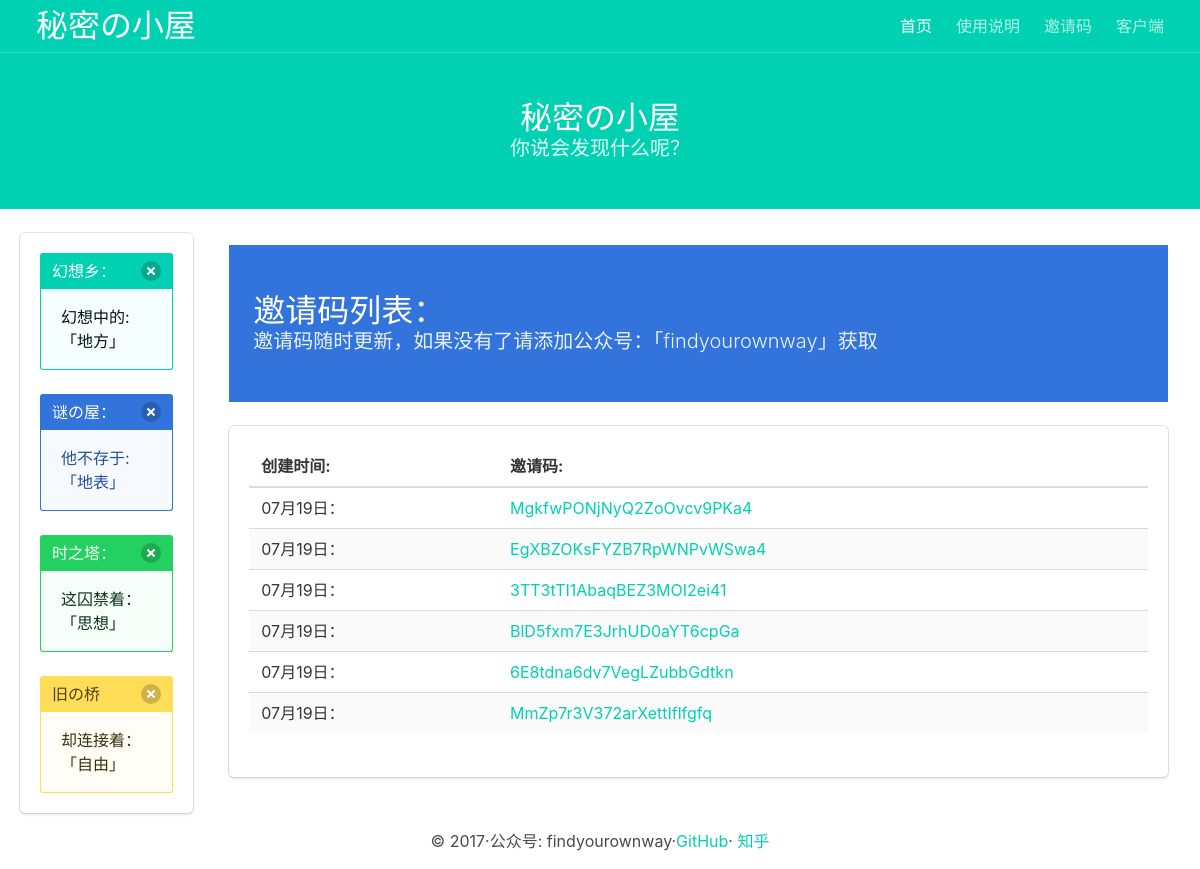
The page /ssinvite/ on the database as committed earlier.
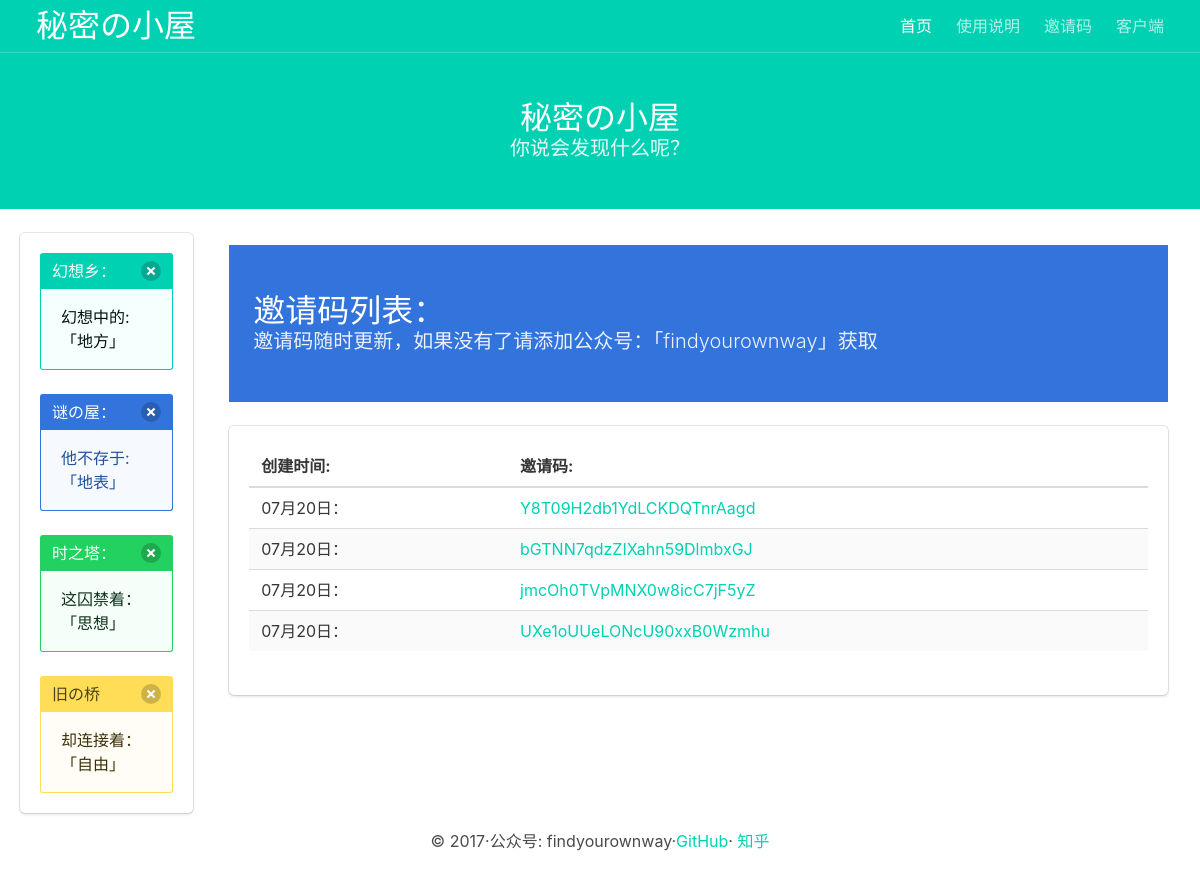
The same page on the database as committed later.
### shadowsocks/models.py (models this page shows, shortened)
class InviteCode(models.Model):
    code = models.CharField(
        '邀请码',
        primary_key=True,
        blank=True,
        max_length=40,
        default=get_long_random_string
    )
    time_created = models.DateTimeField(
        '创建时间',
        editable=False,
        auto_now_add=True
    )
    class Meta:
        verbose_name_plural = '邀请码'
        ordering = ('-time_created',)

### shadowsocks/views.py (the view)
# urls.py: url(r'^ssinvite/$',views.ssinvite,name='ssinvite'),
def ssinvite(request):
    codelist = InviteCode.objects.all()
    context = {'codelist': codelist, }
    return render(request, 'sspanel/invite.html', context=context)

### templates/sspanel/invite.html
{% extends 'base.html' %} {% block main %}
<div class="column is-12">
    <section class="hero is-info is-smaill">
        <div class="hero-body">
            <div class="container">
                <h1 class="title">
                    邀请码列表：
                </h1>
                <h2 class="subtitle">
                    邀请码随时更新，如果没有了请添加公众号：「findyourownway」获取
                </h2>
            </div>
        </div>
    </section>
</div>
<div class="column is-12">
    <div class="box">
        <div class="content">
            <table class="table is-striped">
                <thead>
                    <tr>
                        <th>创建时间:</th>
                        <th>邀请码:</th>
                    </tr>
                </thead>
                {% for code in codelist %}
                <tr>
                    <td>{{ code.time_created|date:"m月d日" }}：</td>
                    <td>
                        <a href="{% url 'shadowsocks:passinvitecode' code.code %}" code.code }}>
                            {{ code.code }}
                        </a>
                    </td>
                </tr>
                {% empty %}
                <h2 class="subtitle">
                    哦哦哦，用完了！
                </h2>
                {% endfor %}
            </table>
        </div>
    </div>
</div>
{% endblock main%}

### templates/base.html (shortened to what this page needs)
<!DOCTYPE html>
<html lang="zh">
<head>
    {% load staticfiles %}
    <link rel="stylesheet" href="{% static 'sspanel/css/bulma.css'%}">
    <link rel="stylesheet" href="https://maxcdn.bootstrapcdn.com/font-awesome/4.7.0/css/font-awesome.min.css">
    <link rel="stylesheet" href="{% static 'sspanel/css/ehco.css'%}">
    <link rel="stylesheet" href="{% static 'sspanel/css/sweetalert.css'%}">
</head>
<body>
    <section class="hero is-small is-primary ">
        <div class="hero-head">
            <header class="nav">
                <div class="container">
                    <div class="nav-left">
                        <a class="nav-item" href="/">
                            <strong class="title">秘密の小屋</strong>
                        </a>
                    </div>
                    <div class="nav-right nav-menu">
                        <a class="nav-item is-active" href="/">首页</a>
                        <a class="nav-item" href="/sshelp">使用说明</a>
                        <a class="nav-item" href="/ssinvite">邀请码</a>
                        <a class="nav-item" href="/ssclient">客户端</a>
                    </div>
                </div>
            </header>
        </div>
        <div class="hero-body">
            <div class="container has-text-centered">
                <h1 class="title">
                    <a href="/"><strong>秘密の小屋</strong></a>
                </h1>
                <h2 class="subtitle">
                    你说会发现什么呢？
                </h2>
            </div>
        </div>
    </section>
    <br/>
    <div class="container is-fluid">
        <div class="columns is-mobile">
            <div class="column is-2">
                <div class="box">
                    {% if user.is_authenticated %}
                    <aside class="menu">
                        <p class="menu-label">
                            我的信息：
                        </p>
                        <ul class="menu-list">
                            <li><a href="{% url 'shadowsocks:userinfo' %}">账户信息</a></li>
                            <li><a>资料编辑</a></li>
                            <li><a>邀请码</a></li>
                            <li><a>捐赠！</a></li>
                        </ul>
                        <p class="menu-label">
                            使用菜单
                        </p>
                        <ul class="menu-list">
                            <li><a href="/nodeinfo">节点信息</a></li>
                            <li><a>流量记录</a></li>
                        </ul>
                        <p class="menu-label">
                            交易系统
                        </p>
                        <ul class="menu-list">
                            <li><a>充值界面</a></li>
                            <li><a>商品界面</a></li>
                        </ul>
                        <p class="menu-label">
                            管理面板
                        </p>
                        <ul class="menu-list">
                            <li><a>管理员请双击</a></li>
                            <li><a>6666</a></li>
                        </ul>
                    </aside>
                    {% else %}
                    <article class="message is-primary">
                        <div class="message-header">
                            <p>幻想乡：</p>
                            <button class="delete"></button>
                        </div>
                        <div class="message-body">
                            幻想中的:「地方」
                        </div>
                    </article>
                    <article class="message is-info">
                        <div class="message-header">
                            <p>谜の屋：</p>
                            <button class="delete"></button>
                        </div>
                        <div class="message-body">
                            他不存于:「地表」
                        </div>
                    </article>
                    <article class="message is-success">
                        <div class="message-header">
                            <p>时之塔：</p>
                            <button class="delete"></button>
                        </div>
                        <div class="message-body">
                            这囚禁着：「思想」
                        </div>
                    </article>
                    <article class="message is-warning">
                        <div class="message-header">
                            <p>旧の桥</p>
                            <button class="delete"></button>
                        </div>
                        <div class="message-body">
                            却连接着：「自由」
                        </div>
                    </article>
                    {% endif %}
                </div>
            </div>
            <div class="column is-10">
                {% block main %} {% endblock main%}
            </div>
        </div>
    </div>
    <footer>
        <div class="container">
            <div class="content has-text-centered">
                <p>
                    <p class="copyright">&copy; 2017·公众号: findyourownway·<a href="https://github.com/ehco1996">GitHub</a>·
                        <a href="https://www.zhihu.com/people/Ehcostuff/activities">知乎</a>
                    </p>
                </p>
            </div>
        </div>
    </footer>
</body>
</html>

Rows that differ between the two databases and show on the page:
removed InviteCode: time_created "07月19日", code "MgkfwPONjNyQ2ZoOvcv9PKa4"
removed InviteCode: time_created "07月19日", code "EgXBZOKsFYZB7RpWNPvWSwa4"
removed InviteCode: time_created "07月19日", code "3TT3tTI1AbaqBEZ3MOI2ei41"
removed InviteCode: time_created "07月19日", code "BlD5fxm7E3JrhUD0aYT6cpGa"
removed InviteCode: time_created "07月19日", code "6E8tdna6dv7VegLZubbGdtkn"
removed InviteCode: time_created "07月19日", code "MmZp7r3V372arXettIflfgfq"
added InviteCode: time_created "07月20日", code "Y8T09H2db1YdLCKDQTnrAagd"
added InviteCode: time_created "07月20日", code "bGTNN7qdzZIXahn59DlmbxGJ"
added InviteCode: time_created "07月20日", code "jmcOh0TVpMNX0w8icC7jF5yZ"
added InviteCode: time_created "07月20日", code "UXe1oUUeLONcU90xxB0Wzmhu"
